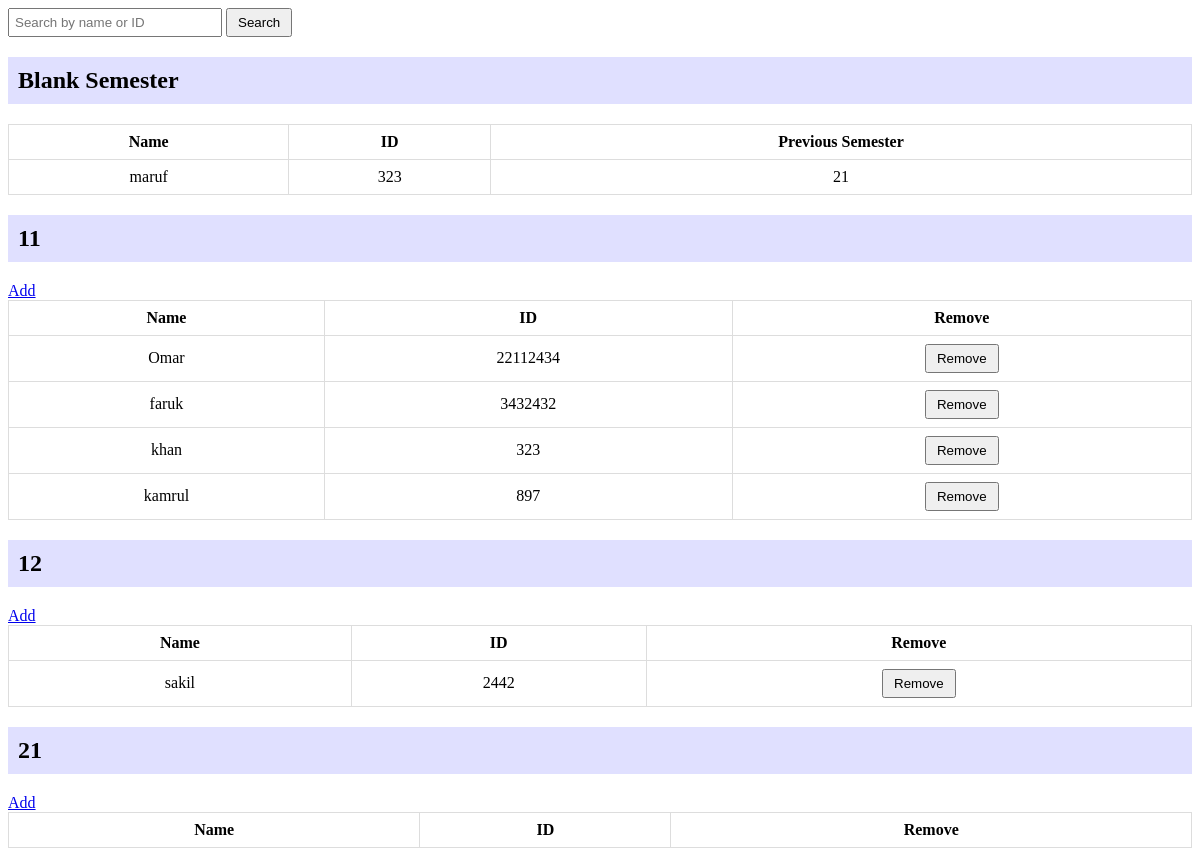
The page / on the database its author committed.
### student/models.py (models this page shows, shortened)
class Student(models.Model):
    name = models.CharField(max_length=100)
    student_id = models.CharField(max_length=20)
    semester = models.ForeignKey(Semester, null=True, blank=True, on_delete=models.SET_NULL)
    previous_semester = models.ForeignKey(Semester, null=True, blank=True, on_delete=models.SET_NULL, related_name="previous_semester")

class Semester(models.Model):
    name = models.CharField(max_length=50)
    def __str__(self):
        return self.name

### student/views.py (the view)
# urls.py: path('', views.student_list, name='student_list'),
def student_list(request):
    search_query = request.GET.get("search", "")
    semesters = Semester.objects.all()
    students_by_semester = {}
    for semester in semesters:
        students = semester.student_set.filter(
            Q(name__icontains=search_query) | Q(student_id__icontains=search_query)
        )
        students_by_semester[semester] = students
    blank_students = Student.objects.filter(semester=None).filter(
        Q(name__icontains=search_query) | Q(student_id__icontains=search_query)
    )
    return render(request, 'students/student_list.html', {
        'students_by_semester': students_by_semester,
        'blank_students': blank_students,
        'search_query': search_query
    })

### student/templates/students/student_list.html (shortened to what this page needs)
<!DOCTYPE html>
<html lang="en">
<head>
</head>
<body>
    <form method="get">
        <input type="text" name="search" placeholder="Search by name or ID" value="{{ search_query }}">
        <button type="submit">Search</button>
    </form>
    <h2>Blank Semester</h2>
    <table border="1">
        <tr>
            <th>Name</th>
            <th>ID</th>
            <th>Previous Semester</th>
        </tr>
        {% for student in blank_students %}
        <tr>
            <td>{{ student.name }}</td>
            <td>{{ student.student_id }}</td>
            <td>{{ student.previous_semester}}</td>
        </tr>
        {% endfor %}
    </table>
    {% for semester, students in students_by_semester.items %}
    <h2>{{ semester.name }}</h2>
    <a href="{% url 'assign_students' semester.id %}">Add</a>
    <table border="1">
        <tr>
            <th>Name</th>
            <th>ID</th>
            <th>Remove</th>
        </tr>
        {% for student in students %}
        <tr>
            <td>{{ student.name }}</td>
            <td>{{ student.student_id }}</td>
            <td>
                <form method="post" action="{% url 'remove_student' student.id %}">
                    <button type="submit">Remove</button>
                </form>
            </td>
        </tr>
        {% endfor %}
    </table>
    {% endfor %}
</body>
</html>

### student/templates/students/student_list.html (style rules this page uses)
table { width: 100%; margin-bottom: 20px; border-collapse: collapse; }
th, td { padding: 8px; border: 1px solid #ddd; text-align: center; }
h2 { background-color: #e0e0ff; padding: 10px; }
input[type="text"] { padding: 5px; width: 200px; }
button { padding: 5px 10px; }

### rows shown on the page
Student: name "maruf", student_id "323", previous_semester "21"
Semester: name "11"
Student: name "Omar", student_id "22112434"
Student: name "faruk", student_id "3432432"
Student: name "khan", student_id "323"
Student: name "kamrul", student_id "897"
Semester: name "12"
Student: name "sakil", student_id "2442"
Semester: name "21"
